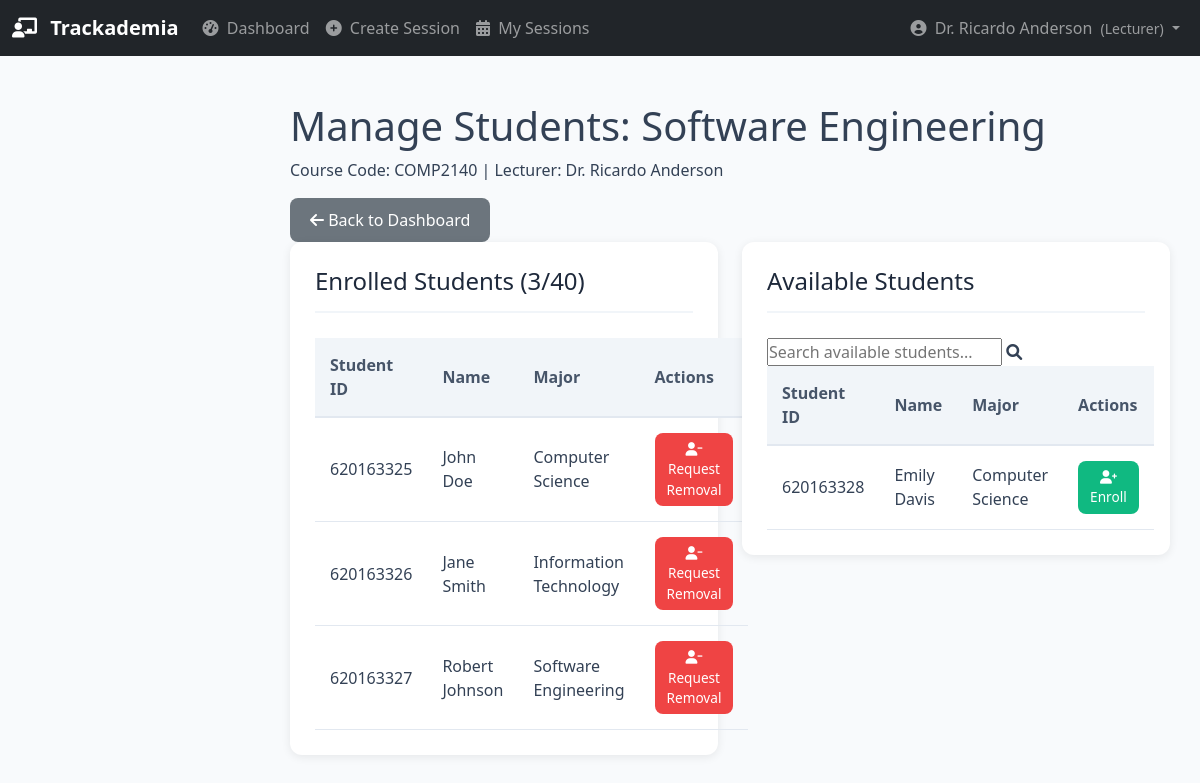
Before: /lecturer/manage-students/1 (signed in) with the older database file.
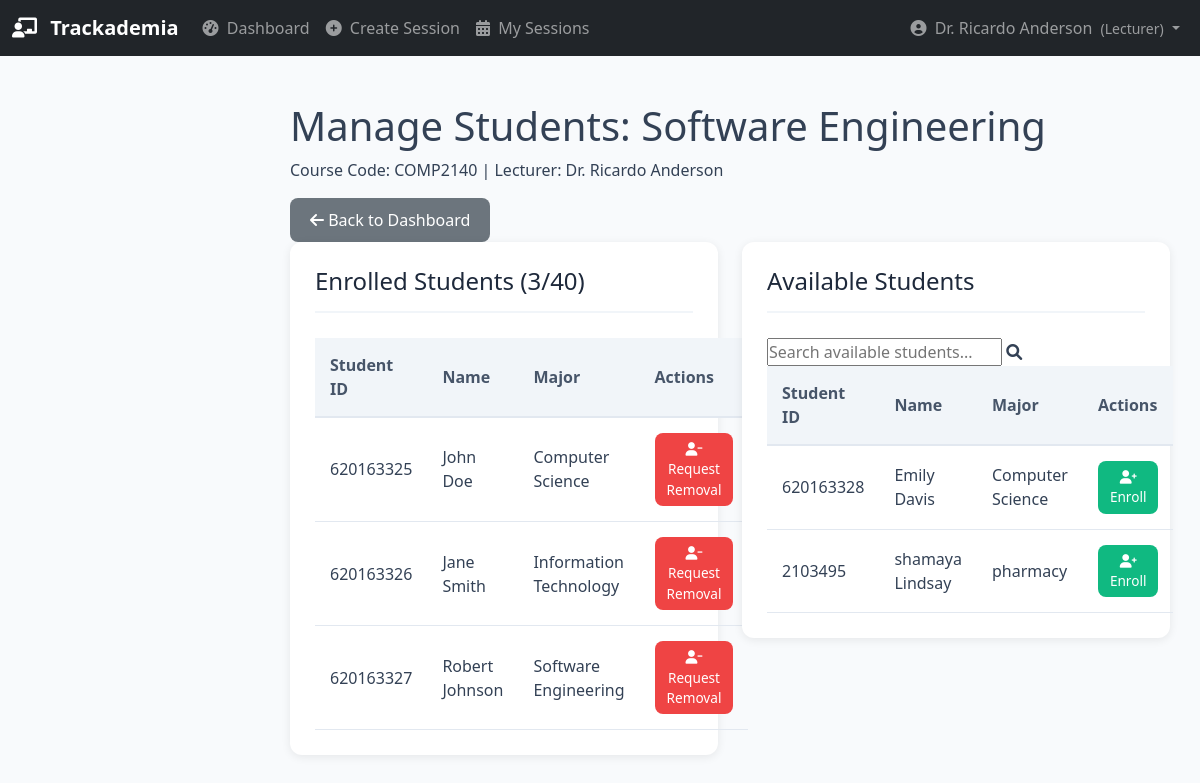
After: the same page with the newer database file.
### database.py (models this page shows, shortened)
class Student(db.Model):
    __tablename__ = 'students'
    id = db.Column(db.Integer, primary_key=True)
    user_id = db.Column(db.Integer, db.ForeignKey('users.id'), nullable=False)
    student_id = db.Column(db.String(50), unique=True)
    enrollment_year = db.Column(db.Integer)
    major = db.Column(db.String(100))
    is_active = db.Column(db.Boolean, default=True)
    user = db.relationship('User', backref='student_profile')
    courses = db.relationship('Course',
                             secondary=enrollments,
                             back_populates='students')
    attendances = db.relationship('Attendance', backref='student', lazy=True)

class User(db.Model):
    __tablename__ = 'users'
    id = db.Column(db.Integer, primary_key=True)
    username = db.Column(db.String(80), unique=True, nullable=False)
    password_hash = db.Column(db.String(200), nullable=False)
    name = db.Column(db.String(100), nullable=False)
    email = db.Column(db.String(120), unique=True, nullable=True)
    user_type = db.Column(db.String(20), nullable=False)  # 'admin', 'lecturer', or 'student'
    is_active = db.Column(db.Boolean, default=True)
    created_at = db.Column(db.DateTime, default=datetime.utcnow)

### app.py (the view)
@app.route('/lecturer/manage-students/<int:course_id>')
def manage_students(course_id):
    lecturer_id = flask_session.get('user_id')
    lecturer = db.session.query(Lecturer).filter_by(user_id=lecturer_id).first()
    if not lecturer:
        flash('Please login as a lecturer', 'error')
        return redirect(url_for('login'))
    course = db.session.get(Course, course_id)
    if course.lecturer_id != lecturer.id:
        flash('You do not have permission to manage this course', 'error')
        return redirect(url_for('lecturer_dashboard'))
    all_students = db.session.query(Student).all()
    available_students = [s for s in all_students if s not in course.students]
    return render_template('manage_students.html',
                         course=course,
                         available_students=available_students)

### app.py (called while the page is built)
@app.before_request
def require_login():
    allowed_routes = ['login', 'static']
    if request.endpoint not in allowed_routes and 'user_id' not in flask_session:
        return redirect(url_for('login'))

@app.context_processor
def inject_pending_requests():
    if flask_session.get('user_type') == 'admin':
        pending_count = db.session.query(RemovalRequest).filter_by(status='pending').count()
        return dict(pending_requests_count=pending_count)
    return dict(pending_requests_count=0)

### templates/manage_students.html (shortened to what this page needs)
{% extends "base.html" %}
{% block content %}
<div class="dashboard-header">
    <h1>Manage Students: {{ course.name }}</h1>
    <p>Course Code: {{ course.code }} | Lecturer: {{ course.lecturer.user.name }}</p>
    <a href="{{ url_for('lecturer_dashboard') }}" class="btn btn-secondary">
        <i class="fas fa-arrow-left"></i> Back to Dashboard
    </a>
</div>
<div class="row">
    <div class="col-md-6">
        <div class="table-container">
            <h2>Enrolled Students ({{ course.students|length }}/{{ course.max_capacity }})</h2>
            <table>
                <thead>
                    <tr>
                        <th>Student ID</th>
                        <th>Name</th>
                        <th>Major</th>
                        <th>Actions</th>
                    </tr>
                </thead>
                <tbody>
                    {% for student in course.students %}
                    <tr>
                        <td>{{ student.student_id }}</td>
                        <td>{{ student.user.name }}</td>
                        <td>{{ student.major or 'N/A' }}</td>
                        <td>
                            <button class="btn btn-danger btn-sm request-removal"
                                    data-student-id="{{ student.id }}"
                                    data-student-name="{{ student.user.name }}">
                                <i class="fas fa-user-minus"></i> Request Removal
                            </button>
                        </td>
                    </tr>
                    {% else %}
                    <tr>
                        <td colspan="4" class="text-center">No students enrolled in this course</td>
                    </tr>
                    {% endfor %}
                </tbody>
            </table>
        </div>
    </div>
    <div class="col-md-6">
        <div class="table-container">
            <h2>Available Students</h2>
            <div class="search-box">
                <input type="text" id="studentSearch" placeholder="Search available students...">
                <i class="fas fa-search"></i>
            </div>
            <table>
                <thead>
                    <tr>
                        <th>Student ID</th>
                        <th>Name</th>
                        <th>Major</th>
                        <th>Actions</th>
                    </tr>
                </thead>
                <tbody id="availableStudentsTable">
                    {% for student in available_students %}
                    <tr>
                        <td>{{ student.student_id }}</td>
                        <td>{{ student.user.name }}</td>
                        <td>{{ student.major or 'N/A' }}</td>
                        <td>
                            <button class="btn btn-success btn-sm enroll-student"
                                    data-student-id="{{ student.id }}"
                                    data-course-id="{{ course.id }}">
                                <i class="fas fa-user-plus"></i> Enroll
                            </button>
                        </td>
                    </tr>
                    {% else %}
                    <tr>
                        <td colspan="4" class="text-center">All students are already enrolled in this course</td>
                    </tr>
                    {% endfor %}
                </tbody>
            </table>
        </div>
    </div>
</div>
{% endblock %}

Changed rows visible on the page:
added Student: student_id "2103495", user.name "shamaya Lindsay", major "pharmacy", shown under "Available Students"
